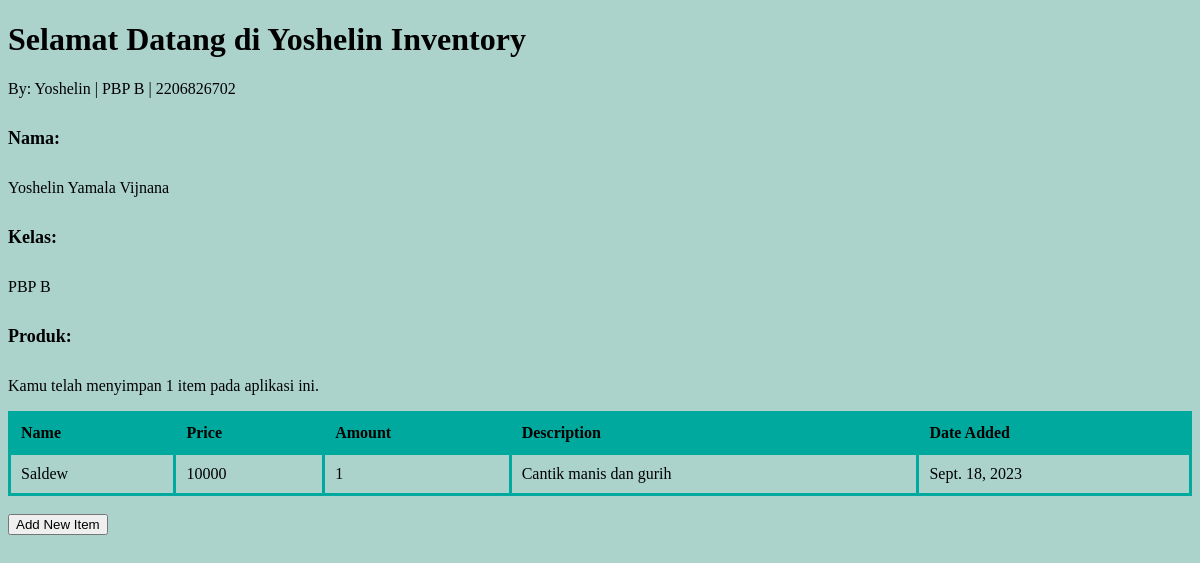
Before: / with the older database file.
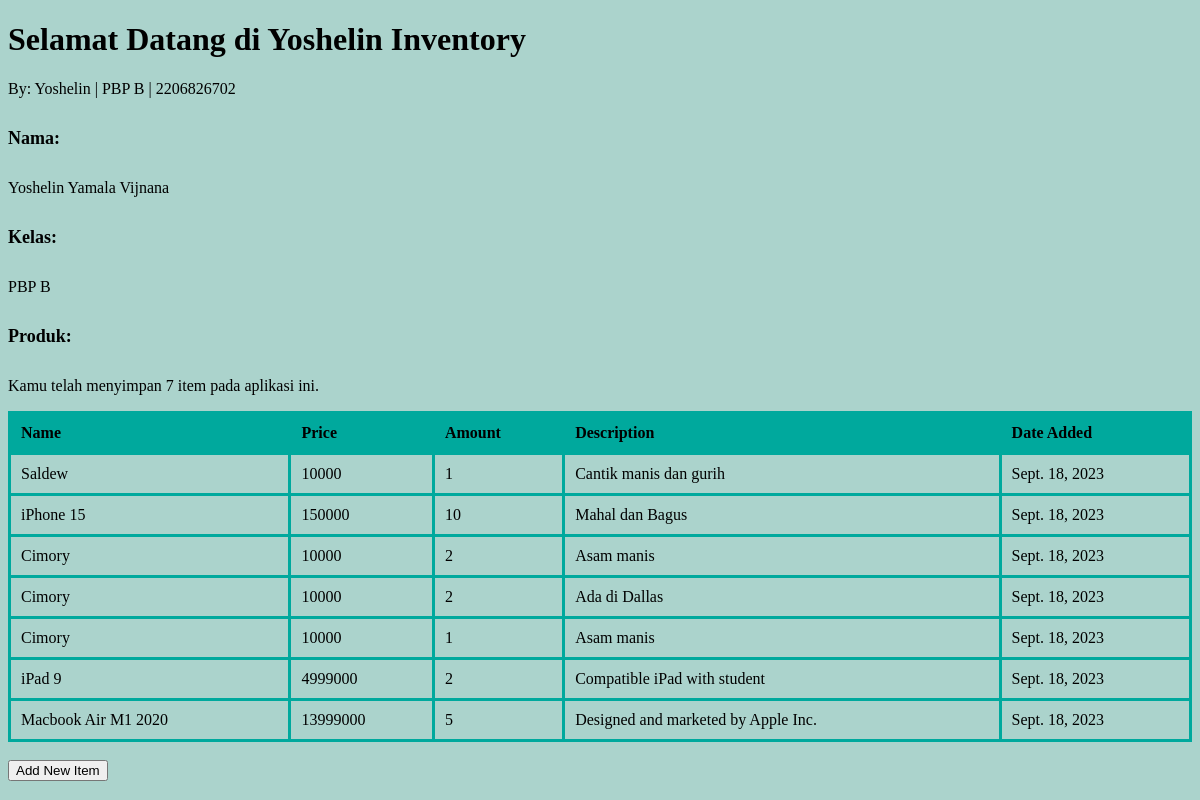
After: the same page with the newer database file.
### main/models.py (models this page shows)
class Item(models.Model):
    name = models.CharField(max_length=255)
    amount =  models.IntegerField()
    description = models.TextField()
    date_added = models.DateField(auto_now_add=True)
    price = models.IntegerField()

### main/views.py (the view)
# urls.py: path('', show_main, name='show_main'),
def show_main(request):
    items = Item.objects.all()
    item_count = items.count()
    context = {
        'name': 'Yoshelin Yamala Vijnana',
        'class': 'PBP B',
        'items': items,
        'item_count': item_count,
    }
    return render(request, "main.html", context)

### main/templates/main.html (shortened to what this page needs)
{% extends 'base.html' %}
{% block content %}
<h1>Selamat Datang di Yoshelin Inventory</h1>
<p>By: Yoshelin | PBP B | 2206826702 <p>
<h5> Nama:  </h5>
<p>{{ name }}</p>
<h5> Kelas: </h5>
<p>{{ class }}</p>
<h5> Produk: </h5>
<p>Kamu telah menyimpan {{ items|length }} item pada aplikasi ini.</p>
<table>
    <tr>
        <th>Name</th>
        <th>Price</th>
        <th>Amount</th>
        <th>Description</th>
        <th>Date Added</th>
    </tr>
    {% for item in items %}
        <tr>
            <td>{{ item.name }}</td>
            <td>{{ item.price }}</td>
            <td>{{ item.amount }}</td>
            <td>{{ item.description }}</td>
            <td>{{ item.date_added }}</td>
        </tr>
    {% endfor %}
</table>
<br />
<a href="{% url 'main:create_product' %}">
    <button>
        Add New Item
    </button>
</a>
{% endblock content %}

### templates/base.html (shortened to what this page needs)
{% load static %}
<!DOCTYPE html>
<html lang="en">
    <head>
    </head>
    <body>
        {% block content %}
        {% endblock content %}
    </body>
</html>

### main/templates/main.html (style rules this page uses)
body { background-color: #abd3cc; }
table { border-collapse: collapse; width: 100%; }
td, th { border: 3px solid #00a99d; text-align: left; padding: 10px; }
th { background-color: #00a99d; }
h5 { font-size: 18px; }
p { font-size: 16px; }

Changed rows visible on the page:
added Item: name "iPhone 15", price "150000", amount "10", description "Mahal dan Bagus", date_added "Sept. 18, 2023"
added Item: name "Cimory", price "10000", amount "2", description "Asam manis", date_added "Sept. 18, 2023"
added Item: name "Cimory", price "10000", amount "2", description "Ada di Dallas", date_added "Sept. 18, 2023"
added Item: name "Cimory", price "10000", amount "1", description "Asam manis", date_added "Sept. 18, 2023"
added Item: name "iPad 9", price "4999000", amount "2", description "Compatible iPad with student", date_added "Sept. 18, 2023"
added Item: name "Macbook Air M1 2020", price "13999000", amount "5", description "Designed and marketed by Apple Inc.", date_added "Sept. 18, 2023"
Other visible differences:
{{ items|length }}: "1" → "7"
